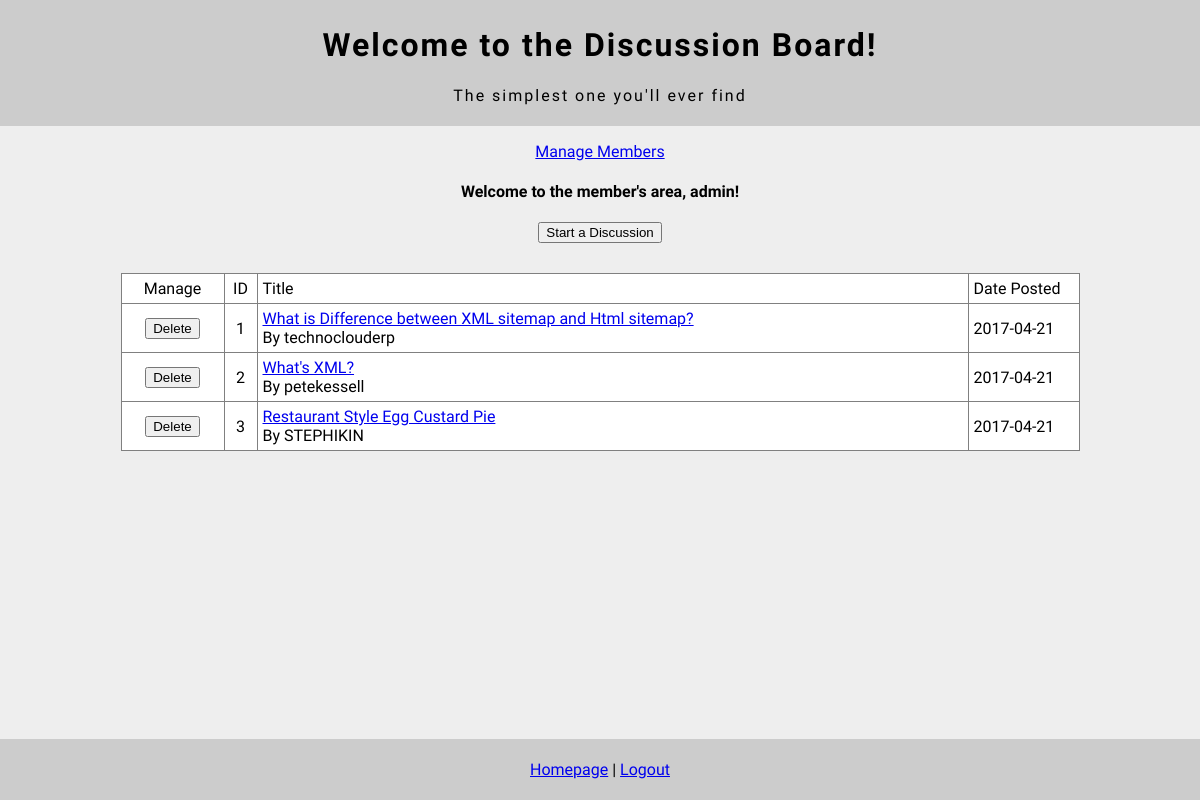
The page / (signed in) on the database its author committed.
### tables this page shows
CREATE TABLE `topics` (
  `topics_id` int(11) NOT NULL,
  `topics_title` varchar(255) NOT NULL,
  `topics_description` text NOT NULL,
  `topics_user` varchar(255) NOT NULL,
  `topics_date` date NOT NULL
);

### index.php (the view, shortened to what this page needs)
<?php
	include 'connect.php';
	include 'header.php';
	include 'navbar.php';
	if(isset($_SESSION['loggedin_admin']) && ($_SESSION['loggedin_admin'] == true || $_SESSION['loggedin_admin'] == false)){
?>
		<h4>Welcome to the member's area, <?php echo $_SESSION['username'];?>!</h4>
		<a href='create_topic.php'><button>Start a Discussion</button></a>
<?php
	} else {
		echo "<p><a href='login.php'>Login</a> to start a discussion</p>";
	}
?>
		<table border="1px solid" align="center">
			<tr>
				<?php
					if(isset($_SESSION['loggedin_admin']) && $_SESSION['loggedin_admin'] == true){
						echo "<td class='id' width='100px'>Manage</td>";
					}
				?>
				<td class="id" width="30px"><span>ID</span></td>
				<td class="title" width="700px">Title</td>
				<td class="date" width="100px">Date Posted</td>
			<tr>
<?php
		$idCount = 0;
		$check = mysqli_query($database, "SELECT * FROM topics");
		if (mysqli_num_rows($check) != 0){
			while($row = mysqli_fetch_assoc($check)){
				$id = $row['topics_id'];
				echo "<tr>";
				if(isset($_SESSION['loggedin_admin']) && $_SESSION['loggedin_admin'] == true){
					echo "<td class='id'><a href='delete.php?id=$id'><input type='submit' name='delete' value='Delete'></a></td>";
				}
				echo "  <td class='id'>".++$idCount."</td>
						<td class='title'><a href='topic.php?id=$id'>".$row['topics_title']."</a><br>By ".$row['topics_user']."</td>
						<td class='date'>".$row['topics_date']."</td>
					</tr>";
			}
		} else {
			echo "<br><br>No topics found, be the first one to start!";
		}
		echo "</table>";
include 'footer.php';
?>

### stylesheet.css (style rules this page uses)
html, body { margin: 0; padding: 0; font-family: 'Dosis', sans-serif; background-color: #eee; }
table { border-collapse: collapse; margin: 30px auto; background-color: #fff; margin-bottom: 100px; }
#align, tr, td { text-align: left; }
.id { text-align: center; }
.title, .date { padding: 5px; }
.wrapper { text-align: center; }

### rows shown on the page
topics: topics_title "What is Difference between XML sitemap and Html sitemap?", topics_user "technoclouderp", topics_date "2017-04-21"
topics: topics_title "What's XML?", topics_user "petekessell", topics_date "2017-04-21"
topics: topics_title "Restaurant Style Egg Custard Pie", topics_user "STEPHIKIN", topics_date "2017-04-21"

### other values the page prints
$_SESSION['username'] "admin"
